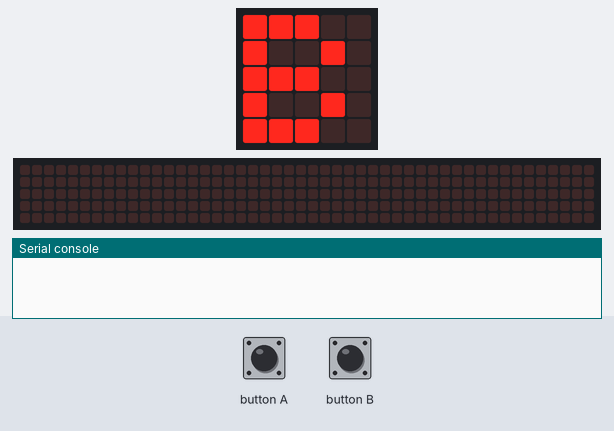
A program run on a simulated BBC micro:bit running MicroPython. Parts: the board's 5×5 LED display, a strip that is not on the board, showing the scrolling text unrolled, the last lines printed to the serial console. The inputs (shaded band) are chosen by the test bench. No radio messages arrive unless stated (any console line starting 'radio sent:' is added by the test bench); the 48×5 strip is a reading aid, not a part: it shows the text the display is scrolling, unrolled, one strip-width of it at a time.

Above: at 1.25 s.
1.3 s: button A pressed for 0.15 s
At 1.37 s:
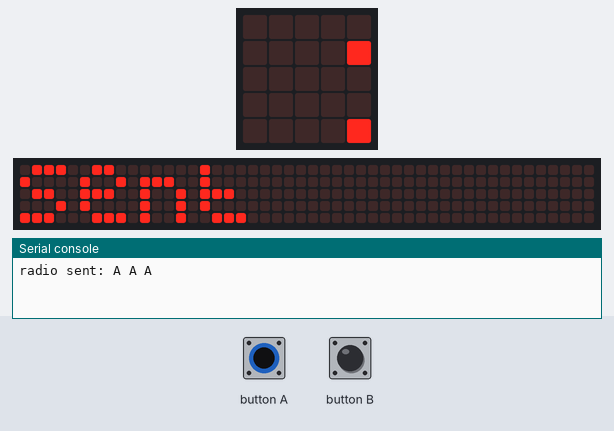
2.0 s: button B pressed for 0.15 s
2.7 s: button A pressed for 1 s
At 12.3 s:
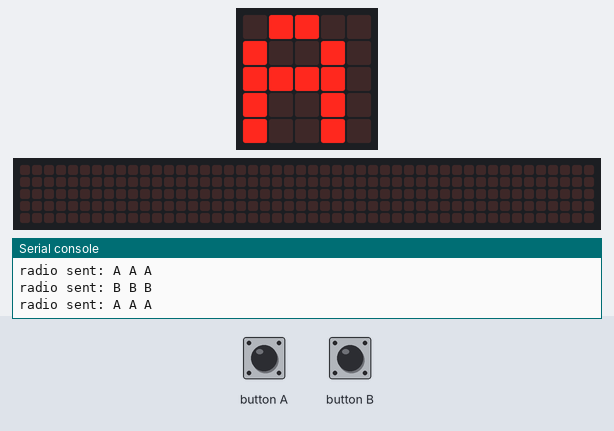

The program:

radio-1-send.py
```python
from microbit import *
import radio
radio.on()
radio.config(channel=1)
radio.config(power=7)
josh_name = "A A A"
tristan_name = "B B B"
info = "AB"

display.show(info, wait=False, loop=True)
while True:
        if button_a.was_pressed():
            radio.send(josh_name)
            display.scroll("Sent")
            display.show(info, wait=False, loop=True)

        if button_b.was_pressed():
            radio.send(tristan_name)
            display.scroll("Sent")
            display.show(info, wait=False, loop=True)
```

Measured:
- after the input at 1.3 s, the display: changes at once (image 1)
- what the display in image 2 shows lasts 0.4 s, from 12.1 s to 12.5 s
